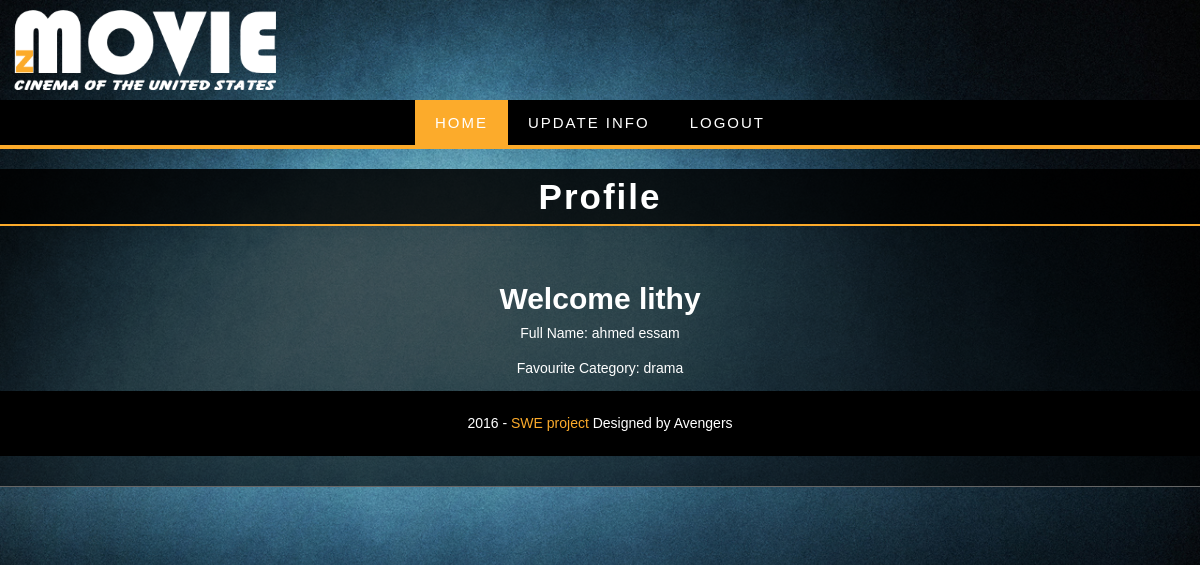
Page /movie/profile.php (signed in) on the committed database.
### tables this page shows
CREATE TABLE IF NOT EXISTS `users` (
  `id` int(11) NOT NULL AUTO_INCREMENT,
  `username` varchar(20) NOT NULL,
  `password` varchar(64) NOT NULL,
  `name` varchar(20) NOT NULL,
  `salt` varchar(50) NOT NULL,
  `email` varchar(50) NOT NULL,
  `Address` varchar(64) NOT NULL,
  `Mobile` varchar(15) NOT NULL,
  `joined` datetime NOT NULL,
  `user_type` int(11) NOT NULL,
  `fav_cat_id` int(11) NOT NULL,
  PRIMARY KEY (`id`),
  KEY `id` (`id`),
  KEY `fav_cat_id` (`fav_cat_id`),
  KEY `id_2` (`id`)
);

CREATE TABLE IF NOT EXISTS `category` (
  `id` int(11) NOT NULL AUTO_INCREMENT,
  `name` varchar(50) NOT NULL,
  PRIMARY KEY (`id`),
  KEY `id` (`id`)
);

### movie/classes/input.php (called while the page is built, shortened)
<?php
class input{
	public static function get($item){
		return '';
	}
}

### movie/classes/config.php (called while the page is built)
<?php
class config{
	public static function get($path=null){
		if($path){
			$config = $GLOBALS['config'];
			$path = explode('/', $path);
			foreach ($path as $bit) {
				if(isset($config[$bit])){
					$config=$config[$bit];
				}
			}
		return $config;
		}
		return false;
	}
}

### movie/classes/DB.php (called while the page is built, shortened)
<?php
class DB{
	private static $_instance=null;
	private $_pdo;
	private $_error=false;
	private $_results;
	private $_count =0;
	private function __construct(){
		try {
			$this->_pdo=new PDO('mysql:host=' . config::get('mysql/host') . ';dbname=' . config::get('mysql/db'), config::get('mysql/username'), config::get('mysql/password'));
		}
		catch(PDOException $e){
			die($e->getMessage());
		}
	}
	public static function getInstance(){
		if(!isset(self::$_instance)){
			self::$_instance = new DB();
		}
		return self::$_instance;
	}
	public function query($sql, $params= array()){
		$this->_error=false;
		if($this->_query = $this->_pdo->prepare($sql)){
			$x=1;
			if(count($params)){
				foreach ($params as $param) {
					$this->_query->bindValue($x, $param);
					$x++;
				}
			}
			if($this->_query->execute()){
				$this->_results= $this->_query->fetchAll(PDO::FETCH_OBJ);
				$this->_count= $this->_query->rowCount();
			} else{
				$this->_error=true;
			}
		}
		return $this;
	}
	public function action($action, $table, $where=array()){
		if(count($where)===3 && $where[0] != '0'){
			$operators= array('=','<','>','>=','<=');
			$field= $where[0];
			$operator= $where[1];
			$value= $where[2];
			if(in_array($operator, $operators)){
				$sql="{$action} FROM {$table}  WHERE {$field} {$operator} ?";
				if(!$this->query($sql, array($value))->error()){
					return $this;
				}
			}
		}else{
			$value=array(0);
			$sql="{$action} FROM {$table}";
				if(!$this->query($sql,$value)->error()){
					return $this;
				}
		}
		return false;
	}
	public function get($table, $where){
		return $this->action('SELECT *', $table, $where);
	}
	public function results(){
		return $this->_results;
	}
	public function first(){
		return $this->results()[0];
	}
	public function error(){
		return $this->_error;
	}
	public function count(){
		return $this->_count;
	}
}

### movie/classes/user.php (called while the page is built, shortened)
<?php
class user {
	private $_db,
			$_data,
			$_sessionName,
			$_cookieName,
			$_isLoggedIn;
	public function __construct($user = null){
		$this->_db=DB::getInstance();
		$this->_sessionName= config::get('session/session_name');
		if(!$user){
			if(session::exists($this->_sessionName)){
				$user= session::get($this->_sessionName);
				if($this->find($user)){
					$this->_isLoggedIn=true;
				} else{
				}
			}
		} else {
			$this->find($user);
		}
	}
	public function find($user= null){
		if($user){
			$field=(is_numeric($user)) ? 'id' : 'username';
			$data=$this->_db->get('users', array($field, '=', $user));
			if($data->count()){
				$this->_data= $data->first();
				return true;
			}
		}
		return false;
	}
	public function exists(){
		return (!empty($this->_data)) ? true : false ;
	}
	public function data(){
		return $this->_data;
	}
}

### movie/classes/session.php (called while the page is built, shortened)
<?php
class session{
	public static function exists($name){
		return (isset($_SESSION[$name])) ? true : false;
	}
	public static function get($name){
		return $_SESSION[$name];
	}
}

### movie/functions/sanitize.php (called while the page is built)
<?php
function escape($string){
	return htmlentities($string, ENT_QUOTES, 'UTF-8');
}

### movie/profile.php (the view, shortened to what this page needs)
<?php
include('header.php');
$username= input::get('username');
	$user= new user($username);
	if(!$user->exists()){
		Redirect::to(404);
		 } else {
			$data = $user->data();
		?>
<div class="row">
<div id="menu">
<nav>
<div class="wrap-nav">
   <ul>
	 <li class="active"><a href="index.php">Home</a></li>
	 <li><a href="update.php">Update Info</a></li>
   	 <li><a href="logout.php">logout</a></li>
   </ul>
</div>
</nav>
</div>
</div>
</div>
</header>
<div class="wrap-container zerogrid">
<div id="main-content" class="col-2-3">
<div class="movie">
<div class="title">
	<center><h2>Profile</h2></center>
</div>
<center>
<h3>Welcome <?php echo escape($data->username); ?></h3>
<p>Full Name: <?php echo escape($data->name); ?></p>
<p>Favourite Category:
	<?php
		$conn=DB::getInstance()->get('category',array('id','=', $data->fav_cat_id));
		foreach ($conn->results() as $row) {
		echo escape($row->name);
		}
		?>
</p>
	<?php
	}
	?>
</center>
<?php include('footer.php'); ?>

### movie/css/zerogrid.css (style rules this page uses)
.zerogrid { width: 1200px; position: relative; margin: 0 auto; padding: 0px; }
.zerogrid:after { content: "\0020"; display: block; height: 0; clear: both; visibility: hidden; }
.zerogrid .row:before,.row:after { content: '\0020'; display: block; overflow: hidden; visibility: hidden; width: 0; height: 0; }
.zerogrid .row:after { clear: both; }
.zerogrid .row { zoom: 1; }
.zerogrid .col-1-2, .zerogrid .col-1-3, .zerogrid .col-2-3, .zerogrid .col-1-4, .zerogrid .col-2-4, .zerogrid .col-3-4, .zerogrid .col-1-5, .zerogrid .col-2-5, .zerogrid .col-3-5, .zerogrid .col-4-5, .zerogrid .col-1-6, .zerogrid .col-2-6, .zerogrid .col-3-6, .zerogrid .col-4-6, .zerogrid .col-5-6 { float:left; display: inline-block; }
.zerogrid .col-2-3 { width:100%; }

### movie/css/style2.css (style rules this page uses)
a,abbr,acronym,address,applet,article,aside,audio,b,blockquote,big,body,center,canvas,caption,cite,code,command,datalist,dd,del,details,dfn,dl,div,dt,em,embed,fieldset,figcaption,figure,font,footer,form,h1,h2,h3,h4,h5,h6,header,hgroup,html,i,iframe,img,ins,kbd,keygen,label,legend,li,meter,nav,object,ol,output,p,pre,progress,q,s,samp,section,small,span,source,strike,strong,sub,sup,table,tbody,tfoot,thead,th,tr,tdvideo,tt,u,ul,var { background:transparent;border:0 none;font-size:100%;margin:0;padding:0;border:0;outline:0;vertical-align:top; }
ol, ul { list-style:none; }
article, aside, audio, canvas, command, datalist, details, embed, figcaption, figure, footer, header, hgroup, keygen, meter, nav, output, progress, section, source, video { display:block; }
html { Â -webkit-text-size-adjust: none; }
a { color: #fcab2b;text-decoration: none; }
h3, h4 { font-size: 30px; }
p { margin: 10px 0; }
html, body { width:100%; padding:0; margin:0; }
body { background: url(../images/bg.jpg) fixed ;color: #fff;font: 14px/25px Arial, Helvetica, sans-serif;background-size: 100%; }
header .wrap-header ul li { display:inline; }
nav { margin: 0px 10px 0px 10px;display: inline-block; }
nav .active a { background: #fcab2b!important; }
#menu { background-color:#000;border-bottom: 4px solid #fcab2b;text-align: center; }
#menu ul { padding:0px;margin:0px;list-style: none; }
#menu ul li { display:inline; }
#menu ul a { float:left;color: #fff; text-transform: uppercase;padding: 10px 20px;font-size: 15px;letter-spacing: 2px; }
#main-content .movie , #main-content .serie { background-color: rgba(0,0,0,0.6);margin-bottom: 50px;padding-bottom: 30px;border-bottom: 1px solid #666; }
#main-content .title { border-bottom:2px solid #fcab2b;margin-bottom: 60px;background-color: rgba(0,0,0,0.7); }
#main-content .title h2 { font-size:35px;color: #fff; display:inline-block;padding: 15px 0;letter-spacing: 2px; }

### movie/css/responsive.css (style rules this page uses)
html { �-webkit-text-size-adjust: none; }

### rows in the picture
users: username "lithy", name "ahmed essam"
category: name "drama"
